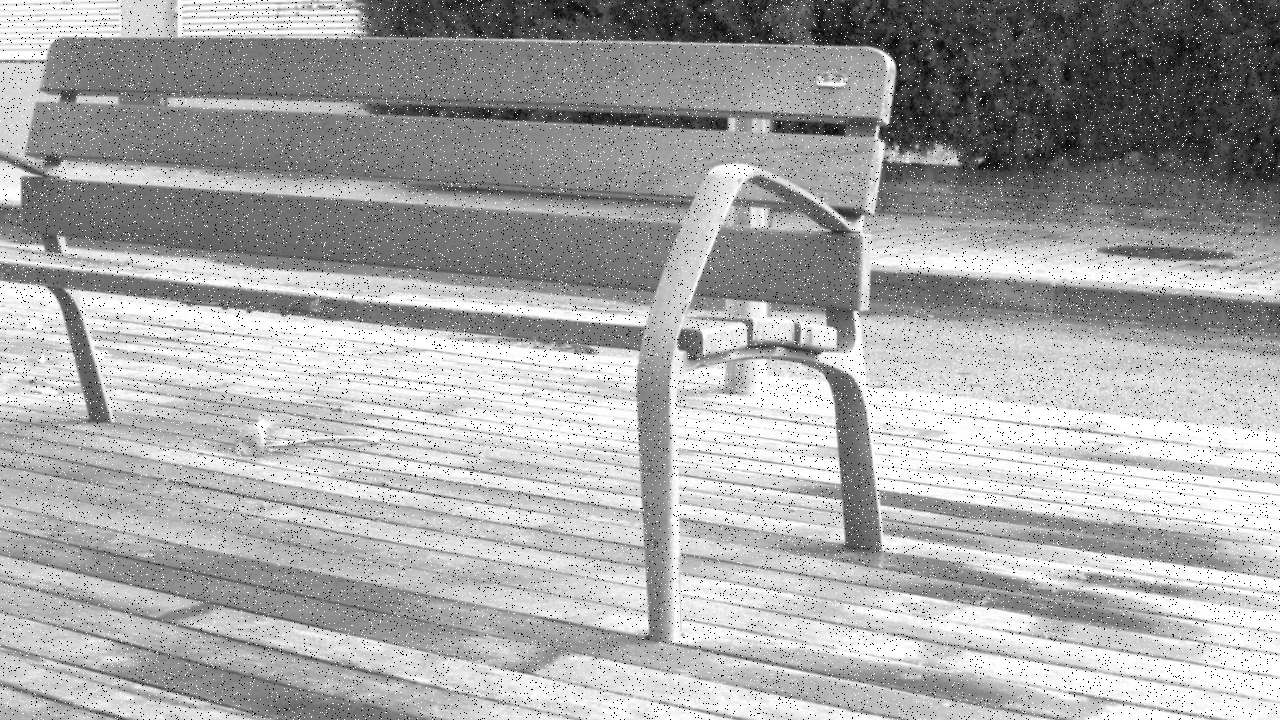
#> input picture ex1_images/noise.png, 1280 x 720 px
$ jupyter execute --allow-errors ex234.ipynb
#> lines starting #> are read from the running program, lines starting #| are printed output that depends on the picture
[cell 1]
import io
import ipywidgets as widgets
import matplotlib.pyplot as plt
import PIL.Image
import numpy as np
import urllib
from skimage.transform import resize
from matplotlib.image import imread
import os
from IPython.display import display
from skimage import io as io_url
import cv2
import numpy as np
from PIL import Image
from numpy.fft import fft2, ifft2, fftshift, ifftshift

[cell 2]
# Create image widgets
image3_spatial = widgets.Image(format='png', width=500, height=500, description='Spatial')
image3_freq    = widgets.Image(format='png', width=500, height=500, description='Frequency')
sidebyside     = widgets.HBox([image3_spatial, image3_freq])

# Create slider/select widgets
slider_inner   = widgets.FloatSlider(value=0,      min=0, max=1,      step=0.01, description='Inner radius')
slider_outer   = widgets.FloatSlider(value=1.44/2, min=0, max=1.44/2, step=0.01, description='Outer radius')

buf            = io.BytesIO()

#> (the rest of this cell did not finish here and is left out)

[cell 3]
def read_img(img_path, img_size=(512, 512)):
  """
    + Đọc ảnh
    + Chuyển thành grayscale
    + Thay đổi kích thước ảnh thành img_size
  """
#> called with img_path = './ex1_images/noise.png', img_size = (512, 512)
  img = cv2.imread(img_path, 0)
#> img is the input picture: shape (720, 1280); min 0, max 255, mean 167.2
  img = cv2.resize(img, img_size)
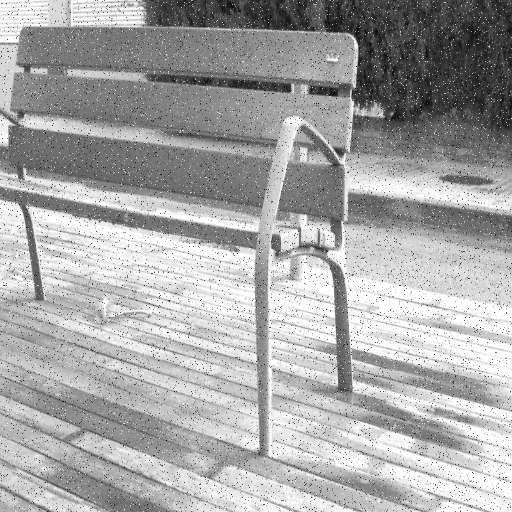
#> img: shape (512, 512); min 1, max 255, mean 167.1
#> call 2 of read_img, with img_path = './ex1_images/saka.jpg', img_size = (512, 512)
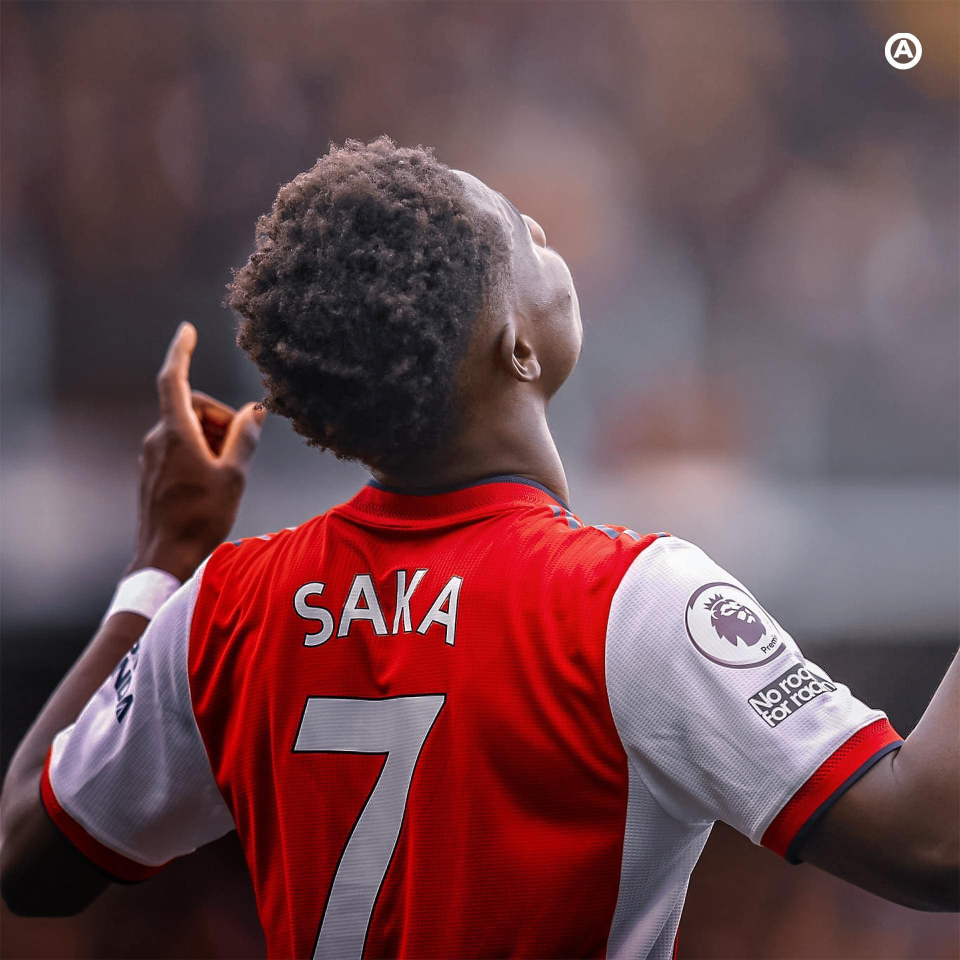
#> input picture ex1_images/saka.jpg, 1920 x 1920 px (shown at 1/2 size)
#> in read_img (call 2), `img = cv2.imread(img_path, 0)`:
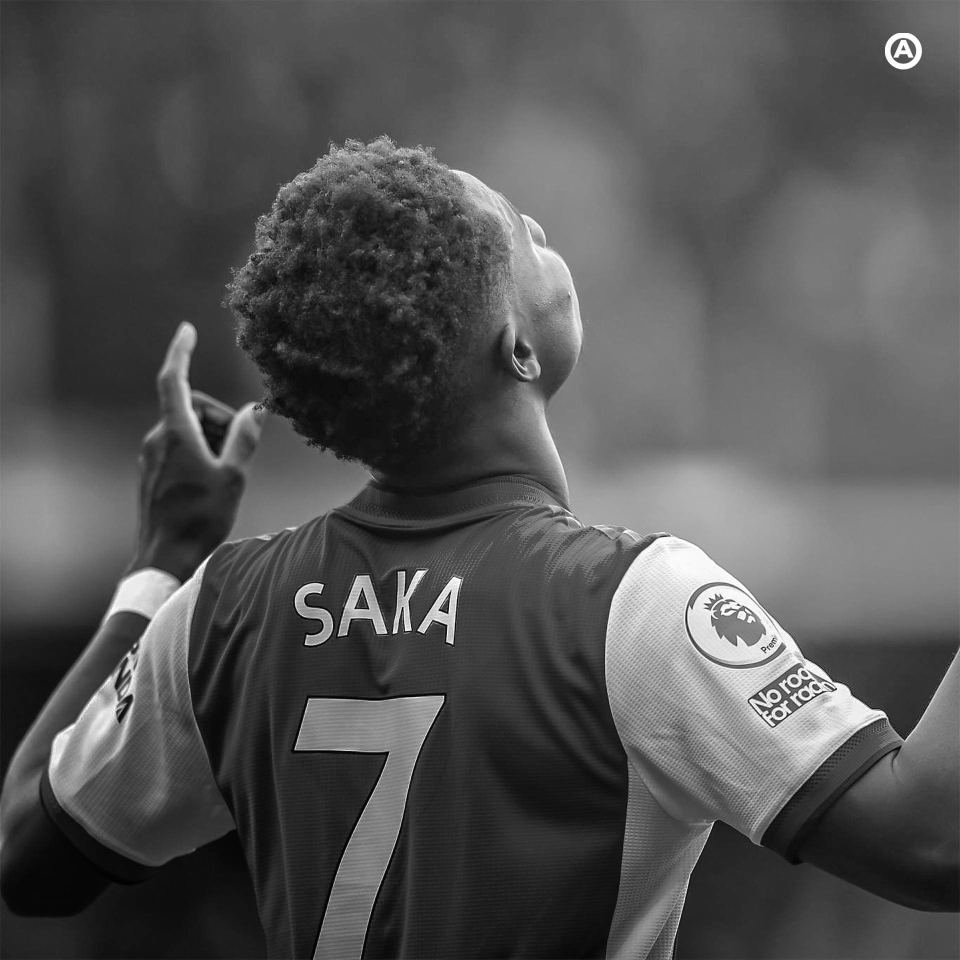
#> img: shape (1920, 1920) (shown at 1/2 size); min 0, max 255, mean 83.9
#> in read_img (call 2), `img = cv2.resize(img, img_size)`:
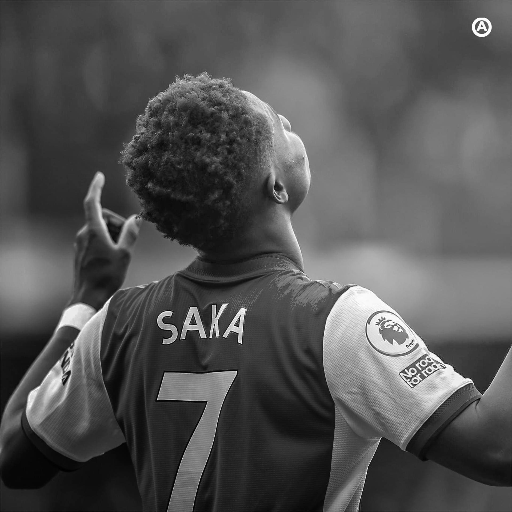
#> img: shape (512, 512); min 0, max 255, mean 83.8
  return img


def create_hybrid_img(img1, img2, r):
  """
  Create hydrid image
  Params:
    img1: numpy image 1
    img2: numpy image 2
    r: radius that defines the filled circle of frequency of image 1. Refer to the homework title to know more.
  """
#> called with r = 14

  img1 = cv2.resize(img1, img2.shape[::-1])

  f_img1 = fft2(img1)
  f_img2 = fft2(img2)

  f_img1_shifted = fftshift(f_img1)
  f_img2_shifted = fftshift(f_img2)

  y, x = np.indices((img1.shape[0], img1.shape[1]))
  center_x, center_y = int(img1.shape[1] / 2), int(img1.shape[0] / 2)
#> center_x = 256; center_y = 256
  mask = np.sqrt((x - center_x)**2 + (y - center_y)**2) <= r

  f_hybrid_shifted = f_img1_shifted * mask + f_img2_shifted * (~mask)

  f_hybrid_ishifted = ifftshift(f_hybrid_shifted)

  hybrid_img = np.abs(ifft2(f_hybrid_ishifted))
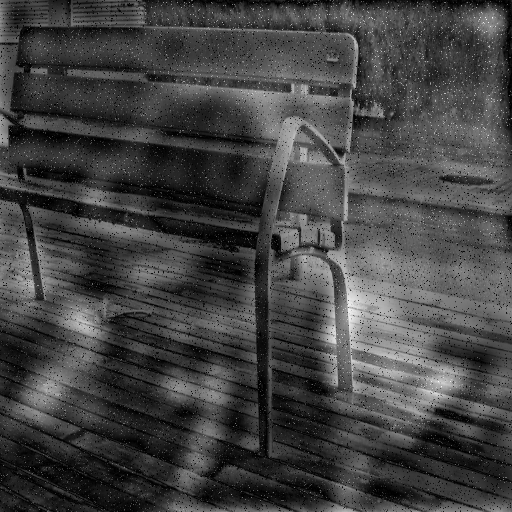
#> hybrid_img: shape (512, 512) float64; min 0.00146, max 325.6, mean 86.4; drawn with min black and max white

  return hybrid_img
